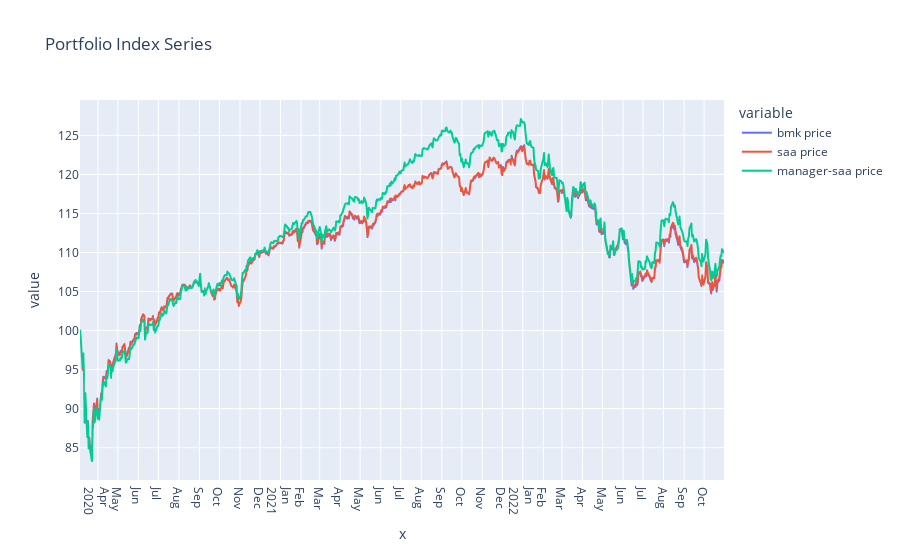

The cell this chart's notebook holds for it:
### Markdown cell above
## Visual

### Code cell
fig = px.line(index(start_date), x=index(start_date).index, y=index(start_date).columns,

              title='Portfolio Index Series')

fig.update_xaxes(
    dtick="M1",
    tickformat="%b\n%Y")
fig.show()

### Figure 1 — Plotly figure (JSON) as saved in the notebook; plotly's stock layout.template omitted (floating-point values rounded to 4 significant figures; data arrays with more than 128 entries replaced by an {"elided": "..."} marker saying what was removed)
{"data": [{"hovertemplate": "variable=bmk price<br>x=%{x}<br>value=%{y}<extra></extra>", "legendgroup": "bmk price", "line": {"color": "#636efa", "dash": "solid"}, "mode": "lines", "name": "bmk price", "showlegend": true, "type": "scattergl", "x": {"elided": "693 str values"}, "xaxis": "x", "y": {"elided": "693 float values"}, "yaxis": "y"}, {"hovertemplate": "variable=saa price<br>x=%{x}<br>value=%{y}<extra></extra>", "legendgroup": "saa price", "line": {"color": "#EF553B", "dash": "solid"}, "mode": "lines", "name": "saa price", "showlegend": true, "type": "scattergl", "x": {"elided": "693 str values"}, "xaxis": "x", "y": {"elided": "693 float values"}, "yaxis": "y"}, {"hovertemplate": "variable=manager-saa price<br>x=%{x}<br>value=%{y}<extra></extra>", "legendgroup": "manager-saa price", "line": {"color": "#00cc96", "dash": "solid"}, "mode": "lines", "name": "manager-saa price", "showlegend": true, "type": "scattergl", "x": {"elided": "693 str values"}, "xaxis": "x", "y": {"elided": "693 float values"}, "yaxis": "y"}], "layout": {"legend": {"title": {"text": "variable"}, "tracegroupgap": 0}, "title": {"text": "Portfolio Index Series"}, "xaxis": {"anchor": "y", "domain": [0, 1], "dtick": "M1", "tickformat": "%b\n%Y", "title": {"text": "x"}}, "yaxis": {"anchor": "x", "domain": [0, 1], "title": {"text": "value"}}}}
